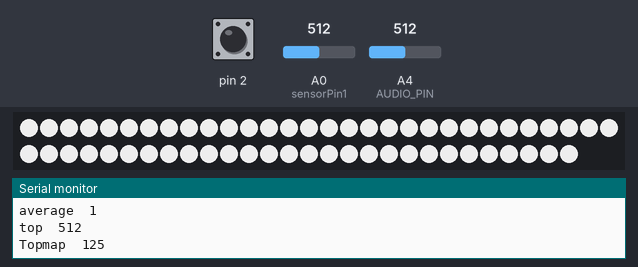
Recording of a sketch running on a simulated Arduino Uno, built with avr-gcc and run on an emulated ATmega328P. Parts: 58 RGB LEDs in strip order, left to right, continuing on the next row, the last lines printed to the serial monitor. The inputs (shaded band) are chosen by the test bench; at power-on: A0 (sensorPin1) = 512, pin 2 HIGH, A4 (AUDIO_PIN) = 512.

Above: at 1.2 s.
1.3 s: A0 (sensorPin1) set to 122
4.3 s: pin 2 pulled LOW for 0.15 s
7.4 s: A0 (sensorPin1) set to 0
At 8.0 s:
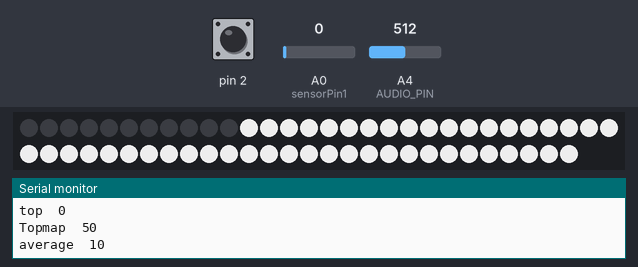
10.4 s: pin 2 pulled LOW for 0.15 s
13.5 s: pin 2 pulled LOW for 3.2 s
19.7 s: pin 2 pulled LOW for 0.15 s
Timing chart, 0 to 22.7 s (numbered marks = the images above; inputs shaded):
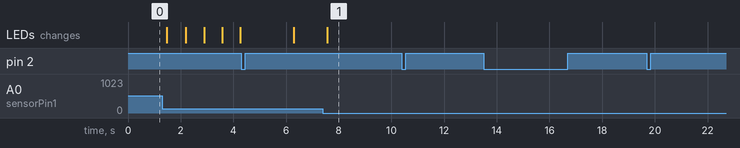

Measured:
- after the input at 7.4 s, the LEDs: change after 0.16 s (image 1)

The sketch:

final_proj.ino
```cpp
#include <CapacitiveSensor.h>
#include <Adafruit_NeoPixel.h>

const long numReadings = 50;

int sensorPin1 = 0;
#define LED_PIN     7
#define AUDIO_PIN A4
#define NUM_LEDS    58


long readings[numReadings];
long index = 0;
long total = 0;
long average = 0;

int leds[NUM_LEDS];

CapacitiveSensor cs_3_2 = CapacitiveSensor(4, 2);
Adafruit_NeoPixel strand = Adafruit_NeoPixel(NUM_LEDS, LED_PIN, NEO_GRB + NEO_KHZ800);  //LED strand objetcs

uint8_t visual = 0;   //Holds the current visual being displayed.
uint8_t volume = 0;   //Holds the volume level read from the sound detector.

float sensorValue = 0, filteredSignal = 0,
    filteredSignalValues[] = {3.4, 3.1, 2.7, 2.4, 2.1, 1.7, 1.3, 0.9, 0.4};

int inputval=0; //variable for values to be read from A1
int outval =0; //variable for output value from A1

void setup() {
  cs_3_2.set_CS_AutocaL_Millis(0xFFFFFFFF);

  Serial.begin(9600);

  for (int thisReading = 0; thisReading < numReadings; thisReading++) readings[thisReading] = 0;

  for (int thisLed = 0; thisLed < NUM_LEDS; thisLed++) {
    pinMode(leds[thisLed], OUTPUT);
  } pinMode(sensorPin1, INPUT);

  strand.begin(); //Initialize the LED strand object.
  strand.show();  //Show a blank strand, just to get the LED's ready for use.
}

void loop() {
  long total1 = cs_3_2.capacitiveSensor(30);

  int top;

  top = analogRead(sensorPin1);

  Serial.print("top");
  Serial.print("\t");
  Serial.println(top);

  int topmap;

  topmap = map(top, 0, 1023, 50, 200);
  Serial.print("Topmap");
    Serial.print("\t");
    Serial.println(topmap);


  // subtract the last reading:
  total = total - readings[index];
  // read from the sensor:
  readings[index] = total1;
  // add the reading to the total:
  total = total + readings[index];
  // advance to the next position in the array:
  index = index + 1;

  // if we're at the end of the array...
  if (index >= numReadings) {
    // ...wrap around to the beginning:
    index = 0;
  }

  // calculate the average:
  average = total / numReadings;

  // send it to the computer as ASCII digits
  Serial.print("average");
  Serial.print("\t");
  Serial.println(average);

   int sensorReading = average;

   int ledLevel = map(sensorReading, 0, topmap, 0, NUM_LEDS);

    /*Serial.print("ledLevel");
    Serial.print("\t");
    Serial.println(ledLevel);*/

    // Sound

  volume = (float) analogRead(AUDIO_PIN) * (5.0 / 1024.0);
  FilterSignal(volume);

  /*Serial.print("volume");
    Serial.print("\t");
    Serial.println(volume);*/

  for (int thisLed = 0; thisLed < NUM_LEDS; thisLed++) {

    if (thisLed < ledLevel) {
      strand.clear();
    }

    else {
      //ChooseColor(thisLed, filteredSignal);
      strand.setPixelColor(thisLed, 200, 200, 200);
        strand.show();
    }
  }

}

void FilterSignal(float sensorSignal) {

  filteredSignal = (0.945 * filteredSignal) + (0.0549 * sensorSignal);

     /*Serial.print("filteredSignal");
    Serial.print("\t");
    Serial.println(filteredSignal);*/

}

void ChooseColor(int thisLed, float filteredSignal) {

  if (filteredSignal > filteredSignalValues[0]) {
    RGBColor(thisLed, 0, 0, 255);
    //Blue
  } else if (filteredSignal <= filteredSignalValues[0] && filteredSignal > filteredSignalValues[1]) { // high volumes
    //Azure
    RGBColor(thisLed, 0, 255, 255);
  } else if (filteredSignal <= filteredSignalValues[1] && filteredSignal > filteredSignalValues[2]) {
    RGBColor(thisLed, 0, 127, 255);
    //Cyan
  } else if (filteredSignal <= filteredSignalValues[2] && filteredSignal > filteredSignalValues[3]) {
    RGBColor(thisLed, 0, 255, 127);
    //Aqua marine
  } else if (filteredSignal <= filteredSignalValues[3] && filteredSignal > filteredSignalValues[4]) {
    RGBColor(thisLed, 0, 255, 0);
    //Green
  } else if (filteredSignal <= filteredSignalValues[4] && filteredSignal > filteredSignalValues[5]) {
    RGBColor(thisLed, 255, 255, 0);
    //Yellow
  } else if (filteredSignal <= filteredSignalValues[5] && filteredSignal > filteredSignalValues[6]) {
    RGBColor(thisLed, 255, 0, 255);
    //Magenta
  } else if (filteredSignal <= filteredSignalValues[6] && filteredSignal > filteredSignalValues[7]) {
    RGBColor(thisLed, 255, 0, 127);
    //Rose
  } else if (filteredSignal <= filteredSignalValues[7] && filteredSignal > filteredSignalValues[8]) { // low volumes
    RGBColor(thisLed, 255, 127, 0);
    //Orange
  } else if (filteredSignal <= filteredSignalValues[8]) {
    RGBColor(thisLed, 255, 0, 0);
    //Red
  } else {
    RGBColor(thisLed, 0, 0, 255);
    //Default: Blue
  }
}

void RGBColor(int thisLed, int Rcolor, int Gcolor, int Bcolor) {

  strand.setPixelColor(thisLed, Rcolor, Gcolor, Bcolor);
  strand.show();
}
```
